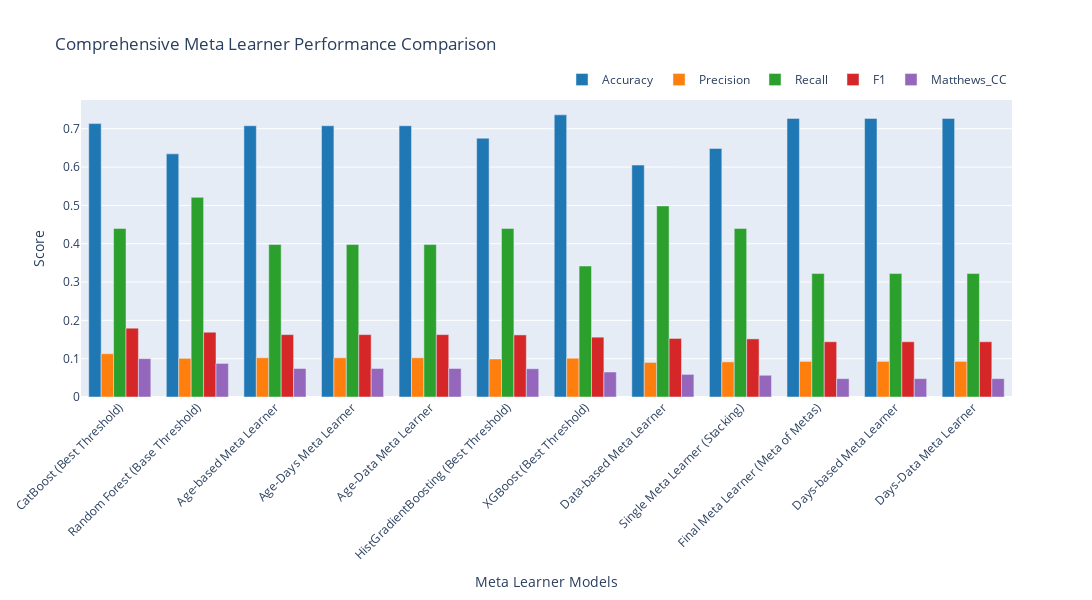

The notebook cell saved with this chart:
### Code cell
# Final comparison and visualization
print("\n" + "="*80)
print("FINAL COMPARISON OF ALL META LEARNERS")
print("="*80)

comparison_df = compare_models(results_list)
print(comparison_df)

# Sort by F1 score
comparison_df_sorted = comparison_df.sort('F1', descending=True)
print("\n" + "="*80)
print("RANKED BY F1 SCORE:")
print("="*80)
print(comparison_df_sorted)

# Create performance visualization with bar plots
fig = go.Figure()
metrics = ['Accuracy', 'Precision', 'Recall', 'F1', 'Matthews_CC']
models = comparison_df_sorted['Model'].to_list()

colors = ['#1f77b4', '#ff7f0e', '#2ca02c', '#d62728', '#9467bd']

for i, metric in enumerate(metrics):
    fig.add_trace(go.Bar(
        name=metric,
        x=models,
        y=comparison_df_sorted[metric].to_list(),
        marker_color=colors[i],
        yaxis='y',
        offsetgroup=i
    ))

fig.update_layout(
    title='Comprehensive Meta Learner Performance Comparison',
    xaxis_title='Meta Learner Models',
    yaxis_title='Score',
    barmode='group',  # This ensures bars are grouped, not stacked
    height=600,
    width=1200,
    xaxis_tickangle=-45,
    legend=dict(
        orientation="h",
        yanchor="bottom",
        y=1.02,
        xanchor="right",
        x=1
    )
)

fig.show()

print("\n" + "="*80)
print("EVALUATION COMPLETED!")
print("="*80)

### Figure 1 — Plotly figure (JSON) as saved in the notebook; plotly's stock layout.template omitted (floating-point values rounded to 4 significant figures)
{"data": [{"marker": {"color": "#1f77b4"}, "name": "Accuracy", "offsetgroup": "0", "type": "bar", "x": ["CatBoost (Best Threshold)", "Random Forest (Base Threshold)", "Age-based Meta Learner", "Age-Days Meta Learner", "Age-Data Meta Learner", "HistGradientBoosting (Best Threshold)", "XGBoost (Best Threshold)", "Data-based Meta Learner", "Single Meta Learner (Stacking)", "Final Meta Learner (Meta of Metas)", "Days-based Meta Learner", "Days-Data Meta Learner"], "y": [0.7134, 0.6344, 0.7078, 0.7078, 0.7078, 0.6752, 0.7362, 0.6052, 0.6486, 0.727, 0.727, 0.727], "yaxis": "y"}, {"marker": {"color": "#ff7f0e"}, "name": "Precision", "offsetgroup": "1", "type": "bar", "x": ["CatBoost (Best Threshold)", "Random Forest (Base Threshold)", "Age-based Meta Learner", "Age-Days Meta Learner", "Age-Data Meta Learner", "HistGradientBoosting (Best Threshold)", "XGBoost (Best Threshold)", "Data-based Meta Learner", "Single Meta Learner (Stacking)", "Final Meta Learner (Meta of Metas)", "Days-based Meta Learner", "Days-Data Meta Learner"], "y": [0.1129, 0.1009, 0.1023, 0.1023, 0.1023, 0.0993, 0.1012, 0.0902, 0.0916, 0.0929, 0.0929, 0.0929], "yaxis": "y"}, {"marker": {"color": "#2ca02c"}, "name": "Recall", "offsetgroup": "2", "type": "bar", "x": ["CatBoost (Best Threshold)", "Random Forest (Base Threshold)", "Age-based Meta Learner", "Age-Days Meta Learner", "Age-Data Meta Learner", "HistGradientBoosting (Best Threshold)", "XGBoost (Best Threshold)", "Data-based Meta Learner", "Single Meta Learner (Stacking)", "Final Meta Learner (Meta of Metas)", "Days-based Meta Learner", "Days-Data Meta Learner"], "y": [0.4398, 0.521, 0.3978, 0.3978, 0.3978, 0.4398, 0.3417, 0.4986, 0.4398, 0.3221, 0.3221, 0.3221], "yaxis": "y"}, {"marker": {"color": "#d62728"}, "name": "F1", "offsetgroup": "3", "type": "bar", "x": ["CatBoost (Best Threshold)", "Random Forest (Base Threshold)", "Age-based Meta Learner", "Age-Days Meta Learner", "Age-Data Meta Learner", "HistGradientBoosting (Best Threshold)", "XGBoost (Best Threshold)", "Data-based Meta Learner", "Single Meta Learner (Stacking)", "Final Meta Learner (Meta of Metas)", "Days-based Meta Learner", "Days-Data Meta Learner"], "y": [0.1797, 0.1691, 0.1628, 0.1628, 0.1628, 0.162, 0.1561, 0.1528, 0.1516, 0.1442, 0.1442, 0.1442], "yaxis": "y"}, {"marker": {"color": "#9467bd"}, "name": "Matthews_CC", "offsetgroup": "4", "type": "bar", "x": ["CatBoost (Best Threshold)", "Random Forest (Base Threshold)", "Age-based Meta Learner", "Age-Days Meta Learner", "Age-Data Meta Learner", "HistGradientBoosting (Best Threshold)", "XGBoost (Best Threshold)", "Data-based Meta Learner", "Single Meta Learner (Stacking)", "Final Meta Learner (Meta of Metas)", "Days-based Meta Learner", "Days-Data Meta Learner"], "y": [0.1001, 0.0876, 0.0744, 0.0744, 0.0744, 0.0737, 0.0652, 0.059, 0.0567, 0.0479, 0.0479, 0.0479], "yaxis": "y"}], "layout": {"barmode": "group", "height": 600, "legend": {"orientation": "h", "x": 1, "xanchor": "right", "y": 1.02, "yanchor": "bottom"}, "title": {"text": "Comprehensive Meta Learner Performance Comparison"}, "width": 1200, "xaxis": {"tickangle": -45, "title": {"text": "Meta Learner Models"}}, "yaxis": {"title": {"text": "Score"}}}}
